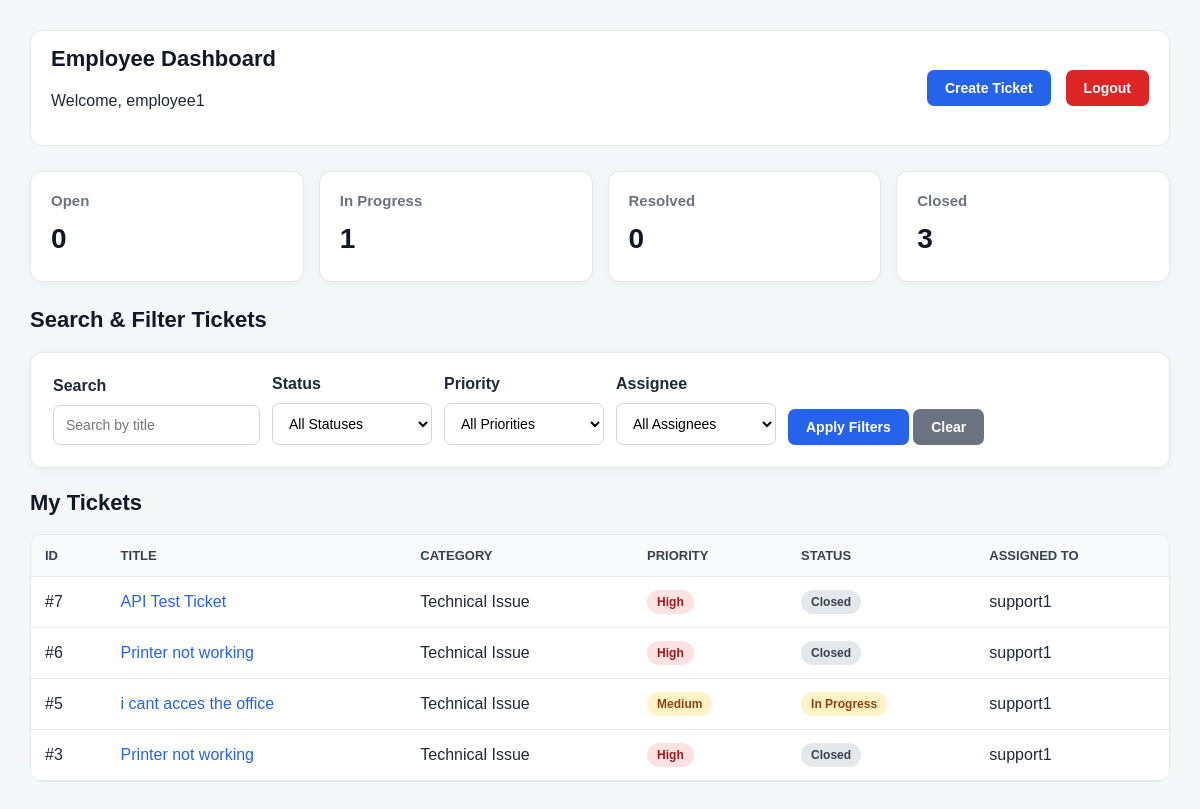
The page /employee (signed in) on the database its author committed.
### tables this page shows
CREATE TABLE tickets (
    id INTEGER PRIMARY KEY AUTOINCREMENT,
    title TEXT NOT NULL,
    description TEXT NOT NULL,
    category TEXT NOT NULL,
    priority TEXT NOT NULL DEFAULT 'Medium',
    status TEXT NOT NULL DEFAULT 'Open',
    creator_id INTEGER NOT NULL,
    assigned_to INTEGER,
    created_at TEXT NOT NULL,
    updated_at TEXT NOT NULL,

    FOREIGN KEY (creator_id) REFERENCES users(id),
    FOREIGN KEY (assigned_to) REFERENCES users(id)
);

CREATE TABLE users (
    id INTEGER PRIMARY KEY AUTOINCREMENT,
    username TEXT NOT NULL UNIQUE,
    password TEXT NOT NULL,
    role TEXT NOT NULL
);

### employee_routes.py (the view)
    @app.route("/employee")
    def employee_dashboard():
        if "user_id" not in session:
            return redirect(url_for("login"))
        if session["role"] != "employee":
            return "Unauthorized", 403
        search = request.args.get("search", "").strip()
        status = request.args.get("status", "")
        priority = request.args.get("priority", "")
        assignee = request.args.get("assignee", "")
        connection = get_db_connection()
        summary_rows = connection.execute("""
            SELECT status, COUNT(*) AS count
            FROM tickets
            WHERE creator_id = ?
            GROUP BY status
        """, (session["user_id"],)).fetchall()
        summary = {
            "Open": 0,
            "In Progress": 0,
            "Resolved": 0,
            "Closed": 0
        }
        for row in summary_rows:
            summary[row["status"]] = row["count"]
        query = """
            SELECT
                tickets.*,
                assigned.username AS assigned_name
            FROM tickets
            LEFT JOIN users AS assigned
                ON tickets.assigned_to = assigned.id
            WHERE tickets.creator_id = ?
        """
        params = [session["user_id"]]
        if search:
            query += " AND tickets.title LIKE ?"
            params.append("%" + search + "%")
        if status:
            query += " AND tickets.status = ?"
            params.append(status)
        if priority:
            query += " AND tickets.priority = ?"
            params.append(priority)
        if assignee == "unassigned":
            query += " AND tickets.assigned_to IS NULL"
        elif assignee:
            query += " AND tickets.assigned_to = ?"
            params.append(assignee)
        query += " ORDER BY tickets.created_at DESC"
        tickets = connection.execute(
            query,
            params
        ).fetchall()
        support_users = connection.execute("""
            SELECT id, username
            FROM users
            WHERE role = 'support'
            ORDER BY username
        """).fetchall()
        connection.close()
        return render_template(
            "employee_dashboard.html",
            tickets=tickets,
            support_users=support_users,
            search=search,
            status=status,
            priority=priority,
            assignee=assignee,
            summary=summary
        )

### database.py (called while the page is built)
def get_db_connection():
    connection = sqlite3.connect(DATABASE)
    connection.row_factory = sqlite3.Row
    connection.execute("PRAGMA foreign_keys = ON")
    return connection

### templates/employee_dashboard.html (shortened to what this page needs)
<!DOCTYPE html>
<html>
<head>
    <link rel="stylesheet" href="{{ url_for('static', filename='css/style.css') }}">
</head>
<body>
    <div class="top-bar">
        <div>
            <h1>Employee Dashboard</h1>
            <p>Welcome, {{ session["username"] }}</p>
        </div>
        <div class="top-bar-links">
            <a href="{{ url_for('create_ticket') }}" class="button">
                Create Ticket
            </a>
            <a href="{{ url_for('logout') }}" class="button button-danger">
                Logout
            </a>
        </div>
    </div>
    <div class="summary-container">
        <div class="summary-card">
            <h3>Open</h3>
            <p>{{ summary["Open"] }}</p>
        </div>
        <div class="summary-card">
            <h3>In Progress</h3>
            <p>{{ summary["In Progress"] }}</p>
        </div>
        <div class="summary-card">
            <h3>Resolved</h3>
            <p>{{ summary["Resolved"] }}</p>
        </div>
        <div class="summary-card">
            <h3>Closed</h3>
            <p>{{ summary["Closed"] }}</p>
        </div>
    </div>
    <h2>Search & Filter Tickets</h2>
    <form method="GET" action="{{ url_for('employee_dashboard') }}">
        <div class="filters">
            <div>
                <label>Search</label>
                <input type="text" name="search" placeholder="Search by title" value="{{ search }}">
            </div>
            <div>
                <label>Status</label>
                <select name="status">
                    <option value="">
                        All Statuses
                    </option>
                </select>
            </div>
            <div>
                <label>Priority</label>
                <select name="priority">
                    <option value="">
                        All Priorities
                    </option>
                </select>
            </div>
            <div>
                <label>Assignee</label>
                <select name="assignee">
                    <option value="">
                        All Assignees
                    </option>
                </select>
            </div>
            <div>
                <button type="submit">
                    Apply Filters
                </button>
                <a href="{{ url_for('employee_dashboard') }}" class="button button-secondary">
                    Clear
                </a>
            </div>
        </div>
    </form>
    <h2>My Tickets</h2>
    {% if tickets %}
    <div class="table-container">
        <table>
            <tr>
                <th>ID</th>
                <th>Title</th>
                <th>Category</th>
                <th>Priority</th>
                <th>Status</th>
                <th>Assigned To</th>
            </tr>
            {% for ticket in tickets %}
            <tr>
                <td>
                    #{{ ticket["id"] }}
                </td>
                <td>
                    <a href="{{ url_for('ticket_details', ticket_id=ticket['id']) }}">
                        {{ ticket["title"] }}
                    </a>
                </td>
                <td>
                    {{ ticket["category"] }}
                </td>
                <td>
                    {% if ticket["priority"] == "Low" %}
                    <span class="priority priority-low">
                        Low
                    </span>
                    {% elif ticket["priority"] == "Medium" %}
                    <span class="priority priority-medium">
                        Medium
                    </span>
                    {% elif ticket["priority"] == "High" %}
                    <span class="priority priority-high">
                        High
                    </span>
                    {% endif %}
                </td>
                <td>
                    {% if ticket["status"] == "Open" %}
                    <span class="status status-open">
                        Open
                    </span>
                    {% elif ticket["status"] == "In Progress" %}
                    <span class="status status-in-progress">
                        In Progress
                    </span>
                    {% elif ticket["status"] == "Resolved" %}
                    <span class="status status-resolved">
                        Resolved
                    </span>
                    {% elif ticket["status"] == "Closed" %}
                    <span class="status status-closed">
                        Closed
                    </span>
                    {% endif %}
                </td>
                <td>
                    {% if ticket["assigned_name"] %}
                    {{ ticket["assigned_name"] }}
                    {% else %}
                    <span style="color: #6b7280;">
                        Unassigned
                    </span>
                    {% endif %}
                </td>
            </tr>
            {% endfor %}
        </table>
    </div>
    {% else %}
    <div class="ticket-card">
        <p>No tickets found.</p>
    </div>
    {% endif %}
</body>
</html>

### static/css/style.css (style rules this page uses)
* { box-sizing: border-box; }
body { font-family: Arial, sans-serif; background-color: #f4f6f8; margin: 0; color: #1f2937; }
body { padding: 30px; }
h1, h2, h3 { margin-top: 0; color: #111827; }
h1 { font-size: 30px; }
h2 { font-size: 22px; }
p { line-height: 1.6; }
a { color: #2563eb; text-decoration: none; font-weight: 500; }
form { background: white; padding: 22px; margin-bottom: 22px; border-radius: 12px; border: 1px solid #e5e7eb; box-shadow: 0 2px 8px rgba(0, 0, 0, 0.04); }
label { display: block; margin-bottom: 4px; font-weight: 600; }
input, select, textarea { width: 100%; max-width: 500px; padding: 11px 12px; margin-top: 6px; margin-bottom: 16px; border: 1px solid #d1d5db; border-radius: 7px; background: white; font-size: 14px; }
button, .button { display: inline-block; width: auto; padding: 10px 18px; border: none; border-radius: 7px; background-color: #2563eb; color: white; font-size: 14px; font-weight: 600; cursor: pointer; text-decoration: none; }
.button-secondary { background-color: #6b7280; }
.button-danger { background-color: #dc2626; }
.summary-container { display: grid; grid-template-columns: repeat(4, minmax(150px, 1fr)); gap: 15px; margin-bottom: 25px; }
.summary-card { background: white; border-radius: 12px; padding: 20px; border: 1px solid #e5e7eb; box-shadow: 0 2px 8px rgba(0, 0, 0, 0.04); }
.summary-card h3 { margin-bottom: 8px; font-size: 15px; color: #6b7280; }
.summary-card p { margin: 0; font-size: 28px; font-weight: bold; color: #111827; }
.table-container { width: 100%; overflow-x: auto; background: white; border-radius: 12px; border: 1px solid #e5e7eb; margin-top: 18px; }
table { width: 100%; border-collapse: collapse; background: white; }
th, td { padding: 13px 14px; border-bottom: 1px solid #e5e7eb; text-align: left; vertical-align: middle; }
th { background-color: #f9fafb; color: #374151; font-size: 13px; text-transform: uppercase; }
.status { display: inline-block; padding: 5px 10px; border-radius: 20px; font-size: 12px; font-weight: 600; }
.status-in-progress { background-color: #fef3c7; color: #92400e; }
.status-closed { background-color: #e5e7eb; color: #374151; }
.priority { display: inline-block; padding: 5px 10px; border-radius: 20px; font-size: 12px; font-weight: 600; }
.priority-medium { background-color: #fef3c7; color: #92400e; }
.priority-high { background-color: #fee2e2; color: #991b1b; }
.top-bar { display: flex; justify-content: space-between; align-items: center; margin-bottom: 25px; padding: 15px 20px; background: white; border-radius: 12px; border: 1px solid #e5e7eb; }
.top-bar h1 { margin: 0; font-size: 22px; }
.top-bar-links { display: flex; gap: 15px; }
.filters { display: flex; gap: 12px; flex-wrap: wrap; align-items: end; }
.filters input, .filters select { margin-bottom: 0; min-width: 160px; }
.filters button { margin-bottom: 0; }

### rows shown on the page
tickets: id "7", title "API Test Ticket", category "Technical Issue", priority "High", status "Closed", assigned_name "support1"
tickets: id "6", title "Printer not working", category "Technical Issue", priority "High", status "Closed", assigned_name "support1"
tickets: id "5", title "i cant acces the office", category "Technical Issue", priority "Medium", status "In Progress", assigned_name "support1"
tickets: id "3", title "Printer not working", category "Technical Issue", priority "High", status "Closed", assigned_name "support1"

### other values the page prints
{{ session["username"] }} "employee1"
{{ summary["Open"] }} "0"
{{ summary["In Progress"] }} "1"
{{ summary["Resolved"] }} "0"
{{ summary["Closed"] }} "3"
